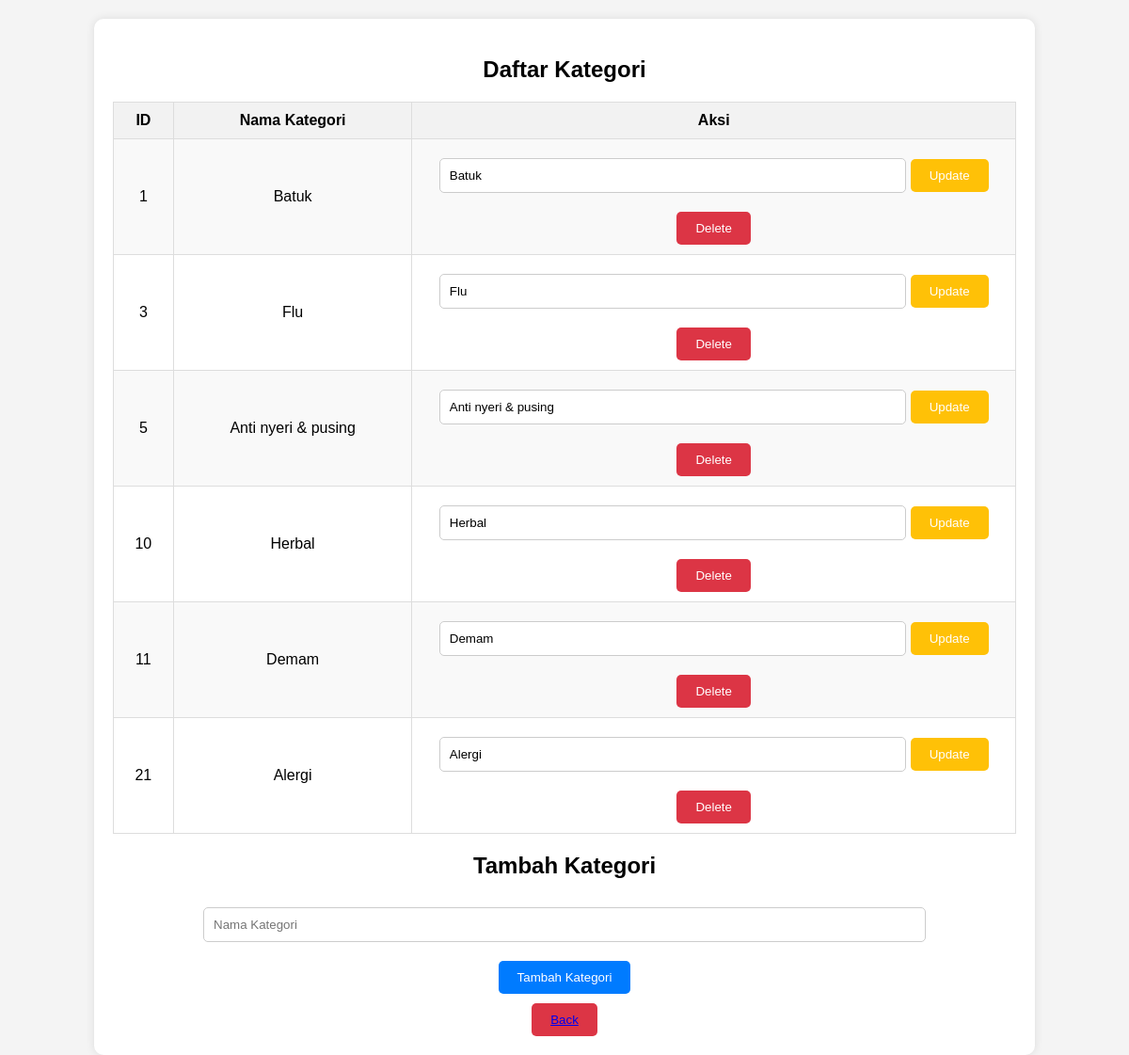
/kategori/datakategori.php, run on an earlier commit of the app's database.
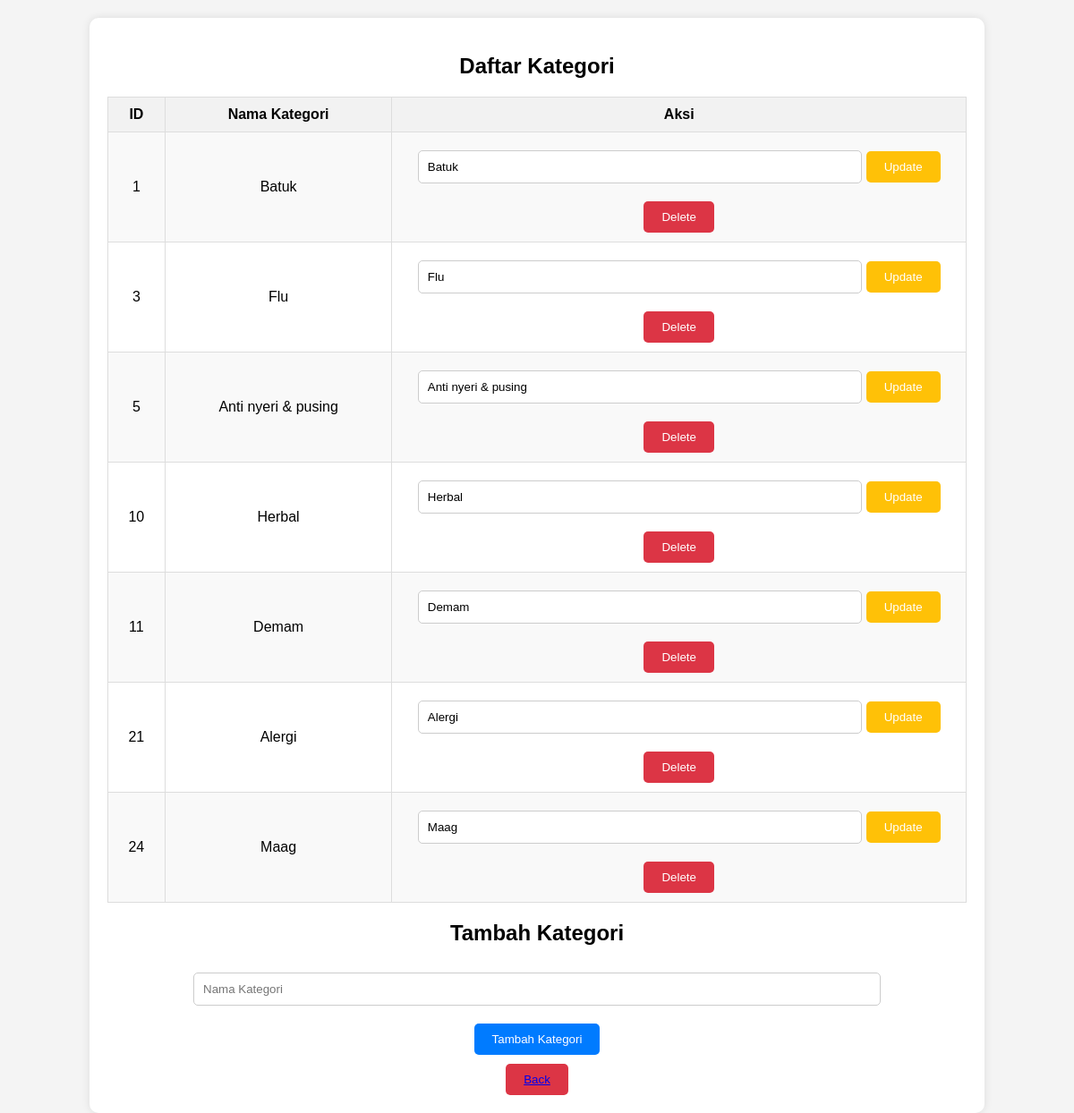
And on a later commit of the database.
### tables this page shows
CREATE TABLE `kategori` (
  `id_kat` int(11) NOT NULL,
  `nama_kat` varchar(1000) NOT NULL
);

### kategori/datakategori.php (the view, shortened to what this page needs)
<?php
require "../koneksi.php";
$sql_read = "SELECT * FROM kategori";
$result = mysqli_query($koneksi, $sql_read);
?>
<!DOCTYPE html>
<html lang="en">
<head>
</head>
<body>
    <div class="container">
        <h2>Daftar Kategori</h2>
        <table>
            <tr>
                <th>ID</th>
                <th>Nama Kategori</th>
                <th>Aksi</th>
            </tr>
            <?php while($row = mysqli_fetch_assoc($result)): ?>
                <tr>
                    <td><?php echo $row['id_kat']; ?></td>
                    <td><?php echo $row['nama_kat']; ?></td>
                    <td>
                        <form method="post" style="display:inline;">
                            <input type="text" name="nama_kategori" value="<?php echo $row['nama_kat']; ?>">
                            <button type="submit" name="update" class="btn-warning">Update</button>
                            <button type="submit" name="delete" class="btn-danger">Delete</button>
                        </form>
                    </td>
                </tr>
            <?php endwhile;?>
        </table>
        <h2>Tambah Kategori</h2>
        <form method="POST">
            <input type="text" name="nama_kategori" placeholder="Nama Kategori">
            <button type="submit" name="submit">Tambah Kategori</button>
            <button class="btn-danger"><a href="../admin.php">Back</a></button>
        </form>
    </div>
</body>
</html>

What changed in the data, as far as the page shows it:
added kategori: id_kat "24", nama_kat "Maag", nama_kategori "Maag"
